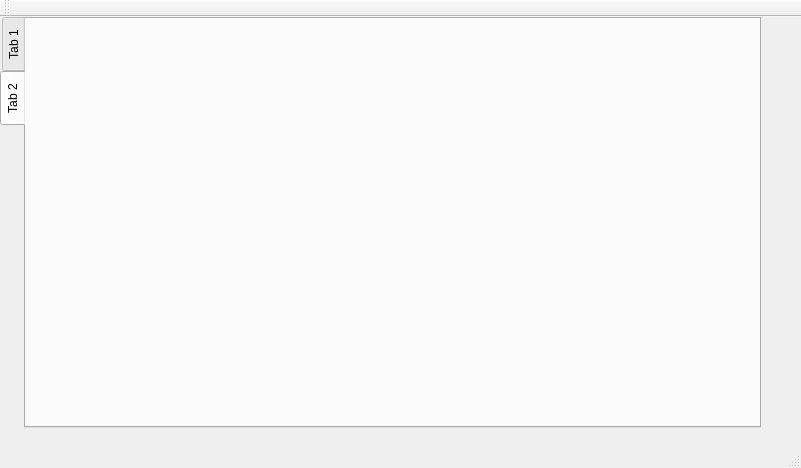
<?xml version="1.0" encoding="UTF-8"?>
<ui version="4.0">
 <class>MainWindow</class>
 <widget class="QMainWindow" name="MainWindow">
  <property name="geometry">
   <rect>
    <x>0</x>
    <y>0</y>
    <width>801</width>
    <height>468</height>
   </rect>
  </property>
  <property name="windowTitle">
   <string>MainWindow</string>
  </property>
  <widget class="QWidget" name="centralWidget">
   <widget class="QTabWidget" name="tabWidget">
    <property name="geometry">
     <rect>
      <x>0</x>
      <y>0</y>
      <width>761</width>
      <height>411</height>
     </rect>
    </property>
    <property name="tabPosition">
     <enum>QTabWidget::West</enum>
    </property>
    <property name="currentIndex">
     <number>1</number>
    </property>
    <property name="elideMode">
     <enum>Qt::ElideNone</enum>
    </property>
    <widget class="QWidget" name="tab">
     <attribute name="title">
      <string>Tab 1</string>
     </attribute>
    </widget>
    <widget class="QWidget" name="tab_2">
     <attribute name="title">
      <string>Tab 2</string>
     </attribute>
    </widget>
   </widget>
  </widget>
  <widget class="QMenuBar" name="menuBar">
   <property name="geometry">
    <rect>
     <x>0</x>
     <y>0</y>
     <width>801</width>
     <height>21</height>
    </rect>
   </property>
  </widget>
  <widget class="QToolBar" name="mainToolBar">
   <attribute name="toolBarArea">
    <enum>TopToolBarArea</enum>
   </attribute>
   <attribute name="toolBarBreak">
    <bool>false</bool>
   </attribute>
  </widget>
  <widget class="QStatusBar" name="statusBar"/>
 </widget>
 <layoutdefault spacing="6" margin="11"/>
 <resources/>
 <connections/>
</ui>
